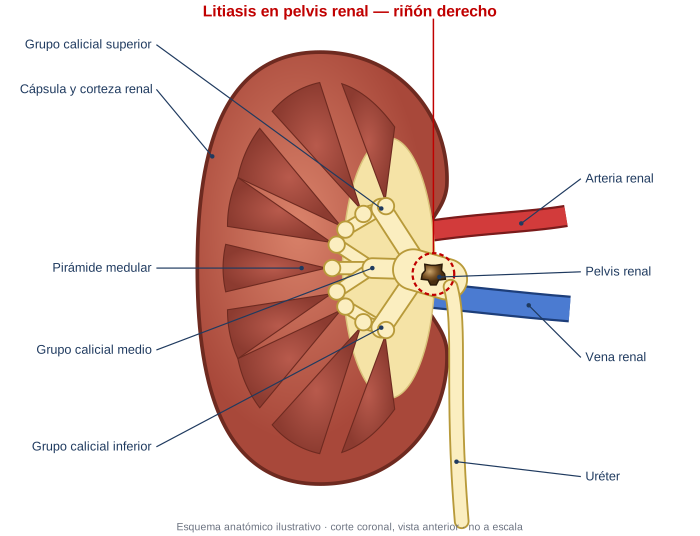
#> input picture InformesHospital/informes-hospital-nestor-mejia/assets/atlas/litiasis_renal_derecho_pelvis.png, 1400 x 1072 px (shown at 1/2 size)
$ python -i preparar_estudio.py   (imports and definitions only)
#> lines starting #> are read from the running program, lines starting #| are printed output that depends on the picture
# -*- coding: utf-8 -*-
"""
PREPARADOR DE ESTUDIOS PARA CLAUDE (TC / RM / US / Doppler)
Dr. Néstor José Mejía González - Radiología e Imagen

Claude NO reproduce video: analiza IMÁGENES. Este programa:
  1. Extrae fotogramas de videos (.mp4 .mov .avi .mkv .wmv) grabados del monitor/PACS.
  2. Convierte cortes DICOM (.dcm o sin extensión) a JPG con ventana adecuada.
  3. Elimina fotogramas repetidos (cuando el video se detiene en un mismo corte).
  4. Redimensiona a 1568 px (máximo útil para Claude) y comprime en JPG.
  5. Arma PAQUETES que respetan los límites de envío y reporta los MB por paciente.

Uso:
  python preparar_estudio.py  CARPETA_O_ARCHIVO  [--paciente "Maria Lopez"]
                              [--fps 2] [--modo web|api] [--umbral 6]
"""
import argparse, os, sys, io, math, shutil, datetime

try:
    import cv2
    import numpy as np
    from PIL import Image
except ImportError:
    sys.exit("Faltan librerías. Ejecute:  pip install opencv-python pillow numpy pydicom")

try:
    import pydicom
except ImportError:
    pydicom = None

# ---------------- LÍMITES DE ENVÍO (verificar periódicamente, pueden cambiar) ----------------
LIMITES = {
    # claude.ai (web / app): hasta 20 archivos por mensaje, 30 MB por archivo.
    "web": {"imgs_por_paquete": 20, "mb_por_imagen": 30.0, "mb_por_paquete": 30.0 * 20},
    # API de Anthropic: hasta 100 imágenes por solicitud, 5 MB por imagen, 32 MB por solicitud.
    "api": {"imgs_por_paquete": 100, "mb_por_imagen": 5.0, "mb_por_paquete": 32.0},
}
LADO_MAX = 1568          # px; más resolución la reduce Claude de todos modos
CALIDAD_JPG = 88
EXT_VIDEO = {".mp4", ".mov", ".avi", ".mkv", ".wmv", ".m4v", ".webm"}
EXT_IMG = {".jpg", ".jpeg", ".png", ".bmp", ".tif", ".tiff"}


def redimensionar(img):
    w, h = img.size
    f = LADO_MAX / max(w, h)
    if f < 1:
        img = img.resize((round(w * f), round(h * f)), Image.LANCZOS)
    return img.convert("L") if es_gris(img) else img.convert("RGB")


def es_gris(img):
    a = np.asarray(img.convert("RGB").resize((64, 64)), dtype=np.int16)
    return np.abs(a[..., 0] - a[..., 1]).mean() < 2 and np.abs(a[..., 1] - a[..., 2]).mean() < 2


# [11 lines left out: functions a_jpg, diferencia, not called in this run]


def miniatura(img):
    return np.asarray(img.convert("L").resize((96, 96)))


# [191 lines left out: functions frames_video, imagen_dicom, recolectar, mosaicos, main, not called in this run]


# [2 lines not run here, left out]

>>> from PIL import Image
>>> picture = Image.open('../InformesHospital/informes-hospital-nestor-mejia/assets/atlas/litiasis_renal_derecho_pelvis.png')
#> picture is the input picture: PIL image 1400x1072 RGB; mean R, G, B 231.7, 211.8, 206.5
>>> result = redimensionar(picture)
#> in es_gris, `a = np.asarray(img.convert("RGB").resize((64, 64)), dtype=np.int16)`:
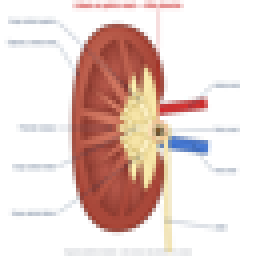
#> a: shape (64, 64, 3) int16 (shown 4 times larger); mean R, G, B 231.4, 211.5, 206.1

$ run again, on InformesHospital/informes-hospital-nestor-mejia/assets/atlas/litiasis_renal_izquierdo_inferior.png
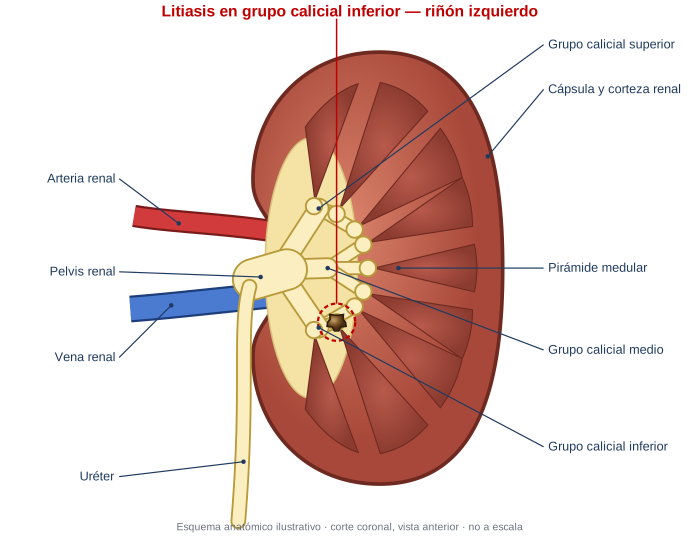
#> input picture InformesHospital/informes-hospital-nestor-mejia/assets/atlas/litiasis_renal_izquierdo_inferior.png, 1400 x 1072 px (shown at 1/2 size)
#> picture is the input picture: PIL image 1400x1072 RGB; mean R, G, B 231.4, 211.3, 206
#> in es_gris, `a = np.asarray(img.convert("RGB").resize((64, 64)), dtype=np.int16)`:
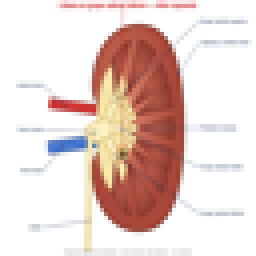
#> a: shape (64, 64, 3) int16 (shown 4 times larger); mean R, G, B 231.1, 210.9, 205.6
